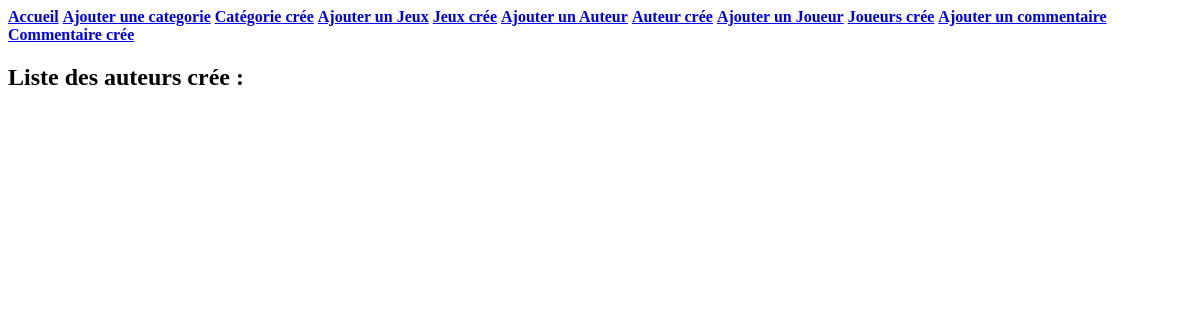
Page /ludo/affichageauteurs/ on the earlier database version.
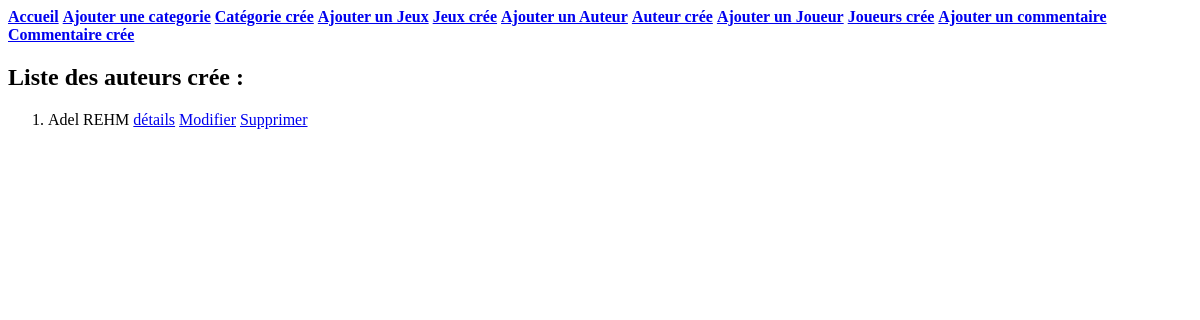
Same page on the later database version.
### ludo/models.py (models this page shows, shortened)
class Auteurs(models.Model):
    nom_aut = models.CharField(max_length=100)
    prenom_aut = models.CharField(max_length=100)
    age_aut = models.IntegerField(blank=False)
    photo_aut = models.ImageField(upload_to='images', null = True, blank = True)
    def __str__(self):
        chaine3 = f"{self.nom_aut} {self.prenom_aut}"
        return chaine3

### ludo/views.py (the view)
# urls.py: path('affichageauteurs/', views.affichageauteurs),
def affichageauteurs(request):
    liste3 = list(models.Auteurs.objects.all())
    return render(request, 'ludo/affichageauteurs.html',{"liste" : liste3})

### ludo/templates/ludo/affichageauteurs.html (shortened to what this page needs)
<!DOCTYPE html>
<html lang="en">
<head>
</head>
<body>
<a href="/ludo/"><strong>Accueil</strong></a>
<a href="/ludo/ajoutcategorie"><strong> Ajouter une categorie</strong></a>
<a href="/ludo/affichagecategorie"><strong> Catégorie crée</strong></a>
<a href="/ludo/ajoutjeux"><strong> Ajouter un Jeux</strong></a>
<a href="/ludo/affichagejeux"><strong> Jeux crée</strong></a>
<a href="/ludo/ajoutauteurs"><strong> Ajouter un Auteur</strong></a>
<a href="/ludo/affichageauteurs"><strong> Auteur crée</strong></a>
<a href="/ludo/ajoutjoueurs"><strong> Ajouter un Joueur</strong></a>
<a href="/ludo/affichagejoueurs"><strong>Joueurs crée</strong></a>
<a href="/ludo/ajoutcommentaires"><strong> Ajouter un commentaire</strong></a>
<a href="/ludo/affichagecommentaires"><strong>Commentaire crée</strong></a>
<h2 > Liste des auteurs crée :</h2>
<ol>
    {% for a in liste %}
        <li> {{a}} <a href="/ludo/afficheauteurs/{{a.id}}/">détails</a> <a class="updateauteurs" href="/ludo/updateauteurs/{{a.id}}/">Modifier</a> <a class="del" href="/ludo/deleteauteurs/{{a.id}}/">Supprimer</a> </li>
    {% endfor %}
</ol>
</body>
</html>

Differences in the rows shown:
added Auteurs: nom_aut+prenom_aut "Adel REHM"
